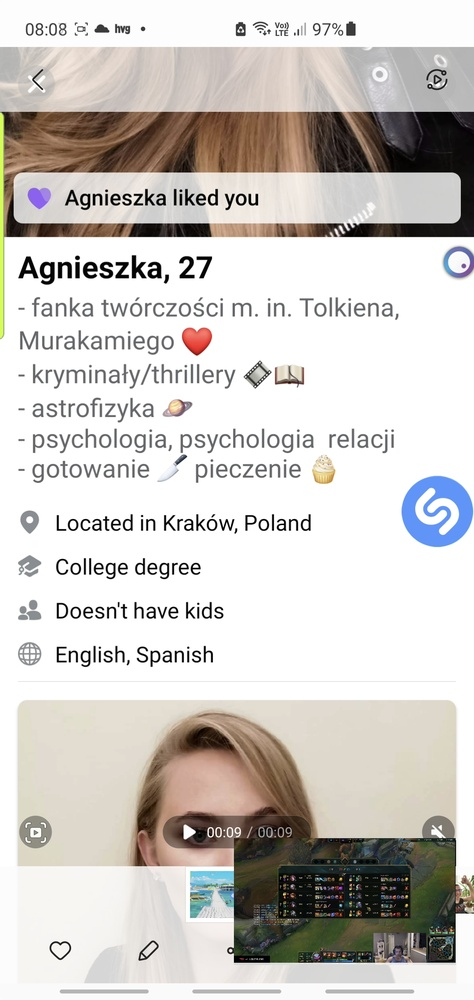
#> input picture Screenshot_20210629-080830_Gallery.jpg, 474 x 1000 px, shrunk from 1080 x 2280 before the run
$ jupyter execute --allow-errors Ocr-A-girl.ipynb
#> lines starting #> are read from the running program, lines starting #| are printed output that depends on the picture
[cell 1]
import pytesseract
from PIL import Image
pytesseract.pytesseract.tesseract_cmd = r"C:\Program Files\Tesseract-OCR\tesseract.exe"
img=Image.open("Screenshot_20210629-080830_Gallery.jpg").convert('L')
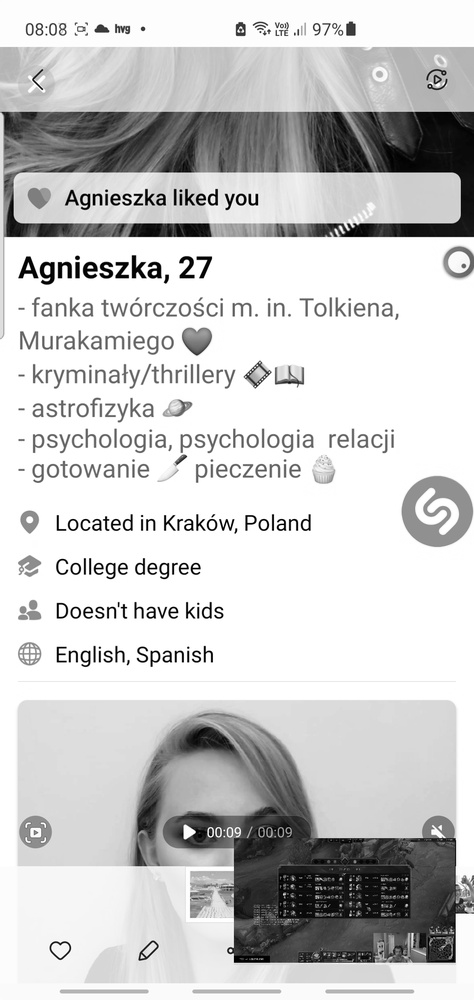
#> img: PIL image 474x1000 L; min 0, max 255, mean 204
#> (the rest of this cell did not finish here and is left out)
